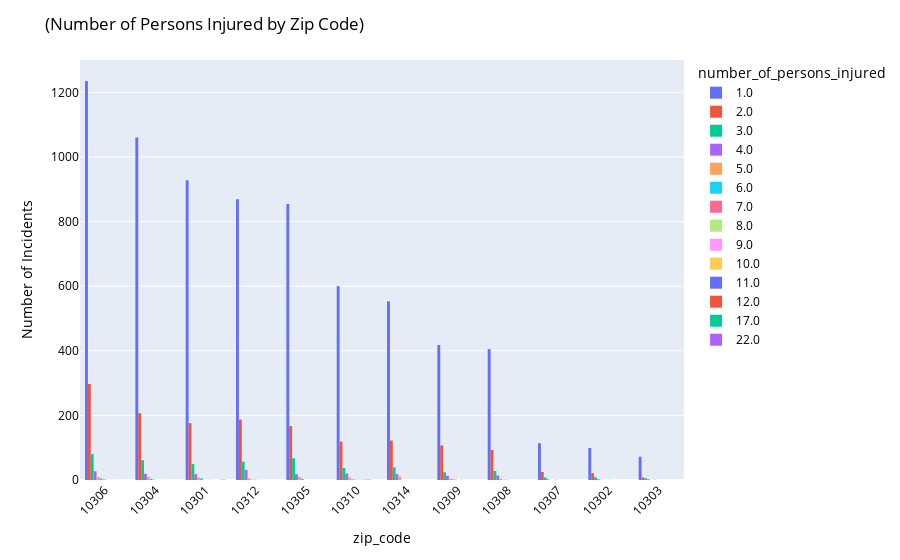

Write notebook code for a chart like this one.
### Code cell
#filtering out the incidents that have no injury

filter1 = ['0']
Z_T = MC_SI[~MC_SI.number_of_persons_injured.isin(filter1)]

Z_TF = Z_T.groupby(['number_of_persons_injured']).zip_code.value_counts().reset_index(name='counts')
print(Z_TF)

#Creating bar graph of the number of persons injured in each incident and grouped them by zip codes
fig2 = px.histogram(Z_TF, x = 'zip_code', y = 'counts', color = 'number_of_persons_injured').update_xaxes(categoryorder='total descending')
fig2.update_layout(font_family="Open Sans")
fig2.update_layout(font_color='Black')
fig2.update_yaxes(title_text= 'Number of Incidents')
fig2.update_layout(width=900)
fig2.update_layout(uniformtext_minsize=10)
fig2.update_layout(barmode='group', xaxis_tickangle=-45)
fig2.update_layout(dragmode='zoom')
fig2.update_layout(title='(Number of Persons Injured by Zip Code)')
fig2.update_layout(title_xanchor="left")
fig2.show()

### Figure 1 — Plotly figure (JSON) as saved in the notebook; plotly's stock layout.template omitted (floating-point values rounded to 4 significant figures)
{"data": [{"alignmentgroup": "True", "bingroup": "x", "histfunc": "sum", "hovertemplate": "number_of_persons_injured=1.0<br>zip_code=%{x}<br>sum of counts=%{y}<extra></extra>", "legendgroup": "1.0", "marker": {"color": "#636efa"}, "name": "1.0", "offsetgroup": "1.0", "orientation": "v", "showlegend": true, "type": "histogram", "x": ["10306", "10304", "10301", "10312", "10305", "10310", "10314", "10309", "10308", "10307", "10302", "10303"], "xaxis": "x", "y": [1235, 1060, 928, 869, 854, 600, 553, 418, 405, 114, 99, 72], "yaxis": "y"}, {"alignmentgroup": "True", "bingroup": "x", "histfunc": "sum", "hovertemplate": "number_of_persons_injured=2.0<br>zip_code=%{x}<br>sum of counts=%{y}<extra></extra>", "legendgroup": "2.0", "marker": {"color": "#EF553B"}, "name": "2.0", "offsetgroup": "2.0", "orientation": "v", "showlegend": true, "type": "histogram", "x": ["10306", "10304", "10312", "10301", "10305", "10314", "10310", "10309", "10308", "10307", "10302", "10303"], "xaxis": "x", "y": [297, 207, 187, 176, 167, 122, 119, 107, 93, 25, 21, 8], "yaxis": "y"}, {"alignmentgroup": "True", "bingroup": "x", "histfunc": "sum", "hovertemplate": "number_of_persons_injured=3.0<br>zip_code=%{x}<br>sum of counts=%{y}<extra></extra>", "legendgroup": "3.0", "marker": {"color": "#00cc96"}, "name": "3.0", "offsetgroup": "3.0", "orientation": "v", "showlegend": true, "type": "histogram", "x": ["10306", "10305", "10304", "10312", "10301", "10314", "10310", "10308", "10309", "10302", "10307", "10303"], "xaxis": "x", "y": [80, 67, 61, 57, 49, 39, 37, 28, 24, 8, 8, 5], "yaxis": "y"}, {"alignmentgroup": "True", "bingroup": "x", "histfunc": "sum", "hovertemplate": "number_of_persons_injured=4.0<br>zip_code=%{x}<br>sum of counts=%{y}<extra></extra>", "legendgroup": "4.0", "marker": {"color": "#ab63fa"}, "name": "4.0", "offsetgroup": "4.0", "orientation": "v", "showlegend": true, "type": "histogram", "x": ["10312", "10306", "10310", "10304", "10301", "10305", "10314", "10308", "10309", "10302", "10303", "10307"], "xaxis": "x", "y": [31, 27, 20, 19, 18, 18, 18, 14, 13, 2, 2, 2], "yaxis": "y"}, {"alignmentgroup": "True", "bingroup": "x", "histfunc": "sum", "hovertemplate": "number_of_persons_injured=5.0<br>zip_code=%{x}<br>sum of counts=%{y}<extra></extra>", "legendgroup": "5.0", "marker": {"color": "#FFA15A"}, "name": "5.0", "offsetgroup": "5.0", "orientation": "v", "showlegend": true, "type": "histogram", "x": ["10304", "10305", "10314", "10306", "10301", "10310", "10312", "10308", "10309", "10302"], "xaxis": "x", "y": [10, 10, 10, 9, 8, 8, 5, 4, 4, 1], "yaxis": "y"}, {"alignmentgroup": "True", "bingroup": "x", "histfunc": "sum", "hovertemplate": "number_of_persons_injured=6.0<br>zip_code=%{x}<br>sum of counts=%{y}<extra></extra>", "legendgroup": "6.0", "marker": {"color": "#19d3f3"}, "name": "6.0", "offsetgroup": "6.0", "orientation": "v", "showlegend": true, "type": "histogram", "x": ["10301", "10306", "10304", "10305", "10309", "10310", "10303", "10308", "10312"], "xaxis": "x", "y": [5, 5, 4, 4, 2, 2, 1, 1, 1], "yaxis": "y"}, {"alignmentgroup": "True", "bingroup": "x", "histfunc": "sum", "hovertemplate": "number_of_persons_injured=7.0<br>zip_code=%{x}<br>sum of counts=%{y}<extra></extra>", "legendgroup": "7.0", "marker": {"color": "#FF6692"}, "name": "7.0", "offsetgroup": "7.0", "orientation": "v", "showlegend": true, "type": "histogram", "x": ["10306", "10304", "10307", "10308", "10309", "10310", "10312"], "xaxis": "x", "y": [2, 1, 1, 1, 1, 1, 1], "yaxis": "y"}, {"alignmentgroup": "True", "bingroup": "x", "histfunc": "sum", "hovertemplate": "number_of_persons_injured=8.0<br>zip_code=%{x}<br>sum of counts=%{y}<extra></extra>", "legendgroup": "8.0", "marker": {"color": "#B6E880"}, "name": "8.0", "offsetgroup": "8.0", "orientation": "v", "showlegend": true, "type": "histogram", "x": ["10302", "10306", "10310", "10312"], "xaxis": "x", "y": [1, 1, 1, 1], "yaxis": "y"}, {"alignmentgroup": "True", "bingroup": "x", "histfunc": "sum", "hovertemplate": "number_of_persons_injured=9.0<br>zip_code=%{x}<br>sum of counts=%{y}<extra></extra>", "legendgroup": "9.0", "marker": {"color": "#FF97FF"}, "name": "9.0", "offsetgroup": "9.0", "orientation": "v", "showlegend": true, "type": "histogram", "x": ["10301", "10309", "10310", "10312"], "xaxis": "x", "y": [1, 1, 1, 1], "yaxis": "y"}, {"alignmentgroup": "True", "bingroup": "x", "histfunc": "sum", "hovertemplate": "number_of_persons_injured=10.0<br>zip_code=%{x}<br>sum of counts=%{y}<extra></extra>", "legendgroup": "10.0", "marker": {"color": "#FECB52"}, "name": "10.0", "offsetgroup": "10.0", "orientation": "v", "showlegend": true, "type": "histogram", "x": ["10310", "10304", "10306"], "xaxis": "x", "y": [2, 1, 1], "yaxis": "y"}, {"alignmentgroup": "True", "bingroup": "x", "histfunc": "sum", "hovertemplate": "number_of_persons_injured=11.0<br>zip_code=%{x}<br>sum of counts=%{y}<extra></extra>", "legendgroup": "11.0", "marker": {"color": "#636efa"}, "name": "11.0", "offsetgroup": "11.0", "orientation": "v", "showlegend": true, "type": "histogram", "x": ["10310"], "xaxis": "x", "y": [1], "yaxis": "y"}, {"alignmentgroup": "True", "bingroup": "x", "histfunc": "sum", "hovertemplate": "number_of_persons_injured=12.0<br>zip_code=%{x}<br>sum of counts=%{y}<extra></extra>", "legendgroup": "12.0", "marker": {"color": "#EF553B"}, "name": "12.0", "offsetgroup": "12.0", "orientation": "v", "showlegend": true, "type": "histogram", "x": ["10310"], "xaxis": "x", "y": [1], "yaxis": "y"}, {"alignmentgroup": "True", "bingroup": "x", "histfunc": "sum", "hovertemplate": "number_of_persons_injured=17.0<br>zip_code=%{x}<br>sum of counts=%{y}<extra></extra>", "legendgroup": "17.0", "marker": {"color": "#00cc96"}, "name": "17.0", "offsetgroup": "17.0", "orientation": "v", "showlegend": true, "type": "histogram", "x": ["10301"], "xaxis": "x", "y": [1], "yaxis": "y"}, {"alignmentgroup": "True", "bingroup": "x", "histfunc": "sum", "hovertemplate": "number_of_persons_injured=22.0<br>zip_code=%{x}<br>sum of counts=%{y}<extra></extra>", "legendgroup": "22.0", "marker": {"color": "#ab63fa"}, "name": "22.0", "offsetgroup": "22.0", "orientation": "v", "showlegend": true, "type": "histogram", "x": ["10301"], "xaxis": "x", "y": [1], "yaxis": "y"}], "layout": {"barmode": "group", "dragmode": "zoom", "font": {"color": "Black", "family": "Open Sans"}, "legend": {"title": {"text": "number_of_persons_injured"}, "tracegroupgap": 0}, "margin": {"t": 60}, "title": {"text": "(Number of Persons Injured by Zip Code)", "xanchor": "left"}, "uniformtext": {"minsize": 10}, "width": 900, "xaxis": {"anchor": "y", "categoryorder": "total descending", "domain": [0, 1], "tickangle": -45, "title": {"text": "zip_code"}}, "yaxis": {"anchor": "x", "domain": [0, 1], "title": {"text": "Number of Incidents"}}}}
